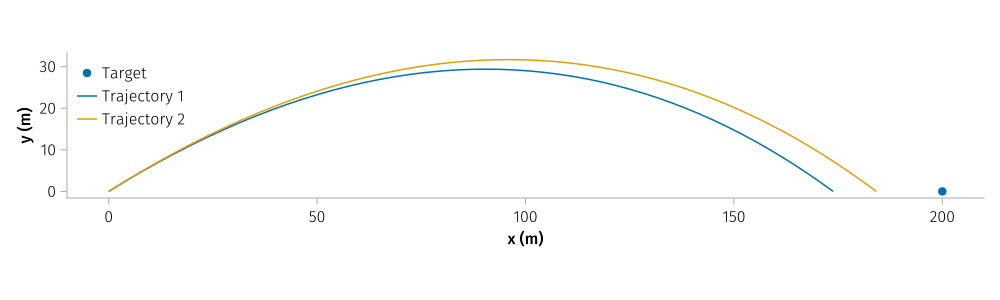

This chart was generated by the following Julia code:
# This file was generated, do not modify it. # hide
target = [200, 0]

ẋ1 = 40.0
ẋ2 = 41.0

ẏ1 = 25.0
ẏ2 = 26.0

function simulate_projectile(ẋ0, ẏ0; tspan=[0.0, 15.0])
    u0 = [
        x => 0.0,
        ẋ => ẋ0,
        y => 0.0,
        ẏ => ẏ0
    ]

    prob = ODEProblem(sys, u0, tspan, jac=true)

    return solve(prob, Tsit5(), callback=ground_cb)
end

sol1 = simulate_projectile(ẋ1, ẏ1)
sol2 = simulate_projectile(ẋ2, ẏ2)

function interp_sol(
    solution::ODESolution,
    vars::Vector{Num},
    times::Union{StepRangeLen, Vector}
)

    sol_interp = solution(times)
    return [sol_interp[var] for var in vars]
end

fig1 = Figure(resolution=(1000,300))
ax1 = Axis(fig1[1,1], xlabel="x (m)", ylabel="y (m)", aspect = DataAspect())

scatter!(ax1, [target[1]], [target[2]], label="Target")

times=0.0:0.1:15.0
lines!(ax1, interp_sol(sol1, [x,y], times)..., label="Trajectory 1")
lines!(ax1, interp_sol(sol2, [x,y], times)..., label="Trajectory 2")

axislegend(ax1, position=:lt)
save("assets/posts/direct-shooting-with-approx/code/init.svg", fig1) #hide